Frame 1 (no input): blank canvas, image omitted
Frame 60 (the mouse pressed at the canvas centre just before this capture): blank canvas, image omitted
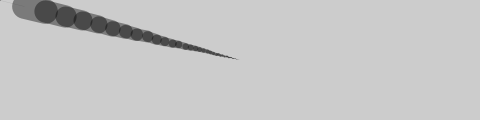
Frame 120 (the mouse held since frame 60 and released just before this capture)

The Processing sketch whose frames 1 and 60 were blank and that drew this single picture after the mouse press (run headless with seeded random() and noise(); from frame 60 on, the mouse is pressed at the canvas centre):

// Processing sketch: sketch_5_9
// ── sketch_5_9.pde
float x;
float y;

float px;
float py;

float easing = 0.1;

void setup(){
	size(480,120);
	smooth();
	stroke(0,102);
}

void draw(){
	float targetX = mouseX;
	x += (targetX - x)*easing;

	float targetY = mouseY;
	y += (targetY - y)*easing;

	float weight = dist(x, y, px, py);
	line(x,y,px,py);
	strokeWeight(weight);
	py = y;
	px = x;
}
